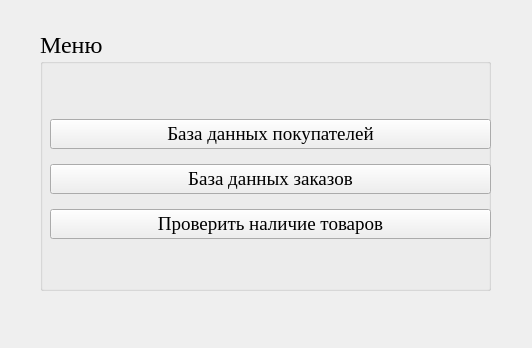
<?xml version="1.0" encoding="UTF-8"?>
<ui version="4.0">
 <class>Sotrudnik</class>
 <widget class="QWidget" name="Sotrudnik">
  <property name="geometry">
   <rect>
    <x>0</x>
    <y>0</y>
    <width>532</width>
    <height>348</height>
   </rect>
  </property>
  <property name="windowTitle">
   <string>Form</string>
  </property>
  <widget class="QGroupBox" name="groupBox">
   <property name="geometry">
    <rect>
     <x>40</x>
     <y>30</y>
     <width>451</width>
     <height>261</height>
    </rect>
   </property>
   <property name="font">
    <font>
     <family>Times New Roman</family>
     <pointsize>18</pointsize>
    </font>
   </property>
   <property name="title">
    <string>Меню</string>
   </property>
   <widget class="QWidget" name="layoutWidget">
    <property name="geometry">
     <rect>
      <x>10</x>
      <y>80</y>
      <width>441</width>
      <height>141</height>
     </rect>
    </property>
    <layout class="QVBoxLayout" name="verticalLayout">
     <item>
      <widget class="QPushButton" name="BDButton">
       <property name="font">
        <font>
         <family>Times New Roman</family>
         <pointsize>14</pointsize>
        </font>
       </property>
       <property name="text">
        <string>База данных покупателей</string>
       </property>
      </widget>
     </item>
     <item>
      <widget class="QPushButton" name="btnOrders">
       <property name="font">
        <font>
         <family>Times New Roman</family>
         <pointsize>14</pointsize>
        </font>
       </property>
       <property name="text">
        <string>База данных заказов</string>
       </property>
      </widget>
     </item>
     <item>
      <widget class="QPushButton" name="pushButton">
       <property name="font">
        <font>
         <family>Times New Roman</family>
         <pointsize>14</pointsize>
        </font>
       </property>
       <property name="text">
        <string>Проверить наличие товаров</string>
       </property>
      </widget>
     </item>
    </layout>
   </widget>
  </widget>
  <widget class="QLabel" name="label">
   <property name="geometry">
    <rect>
     <x>4</x>
     <y>5</y>
     <width>521</width>
     <height>331</height>
    </rect>
   </property>
   <property name="text">
    <string/>
   </property>
   <property name="pixmap">
    <pixmap>C:/Users/ftsyb/Downloads/imgonline-com-ua-Resize-joefOmnvrd.jpg</pixmap>
   </property>
  </widget>
  <widget class="QLabel" name="label_2">
   <property name="geometry">
    <rect>
     <x>460</x>
     <y>10</y>
     <width>81</width>
     <height>61</height>
    </rect>
   </property>
   <property name="text">
    <string/>
   </property>
   <property name="pixmap">
    <pixmap>C:/Users/ftsyb/Downloads/мини лого.jpg</pixmap>
   </property>
  </widget>
  <zorder>label</zorder>
  <zorder>groupBox</zorder>
  <zorder>label_2</zorder>
 </widget>
 <resources/>
 <connections/>
</ui>
